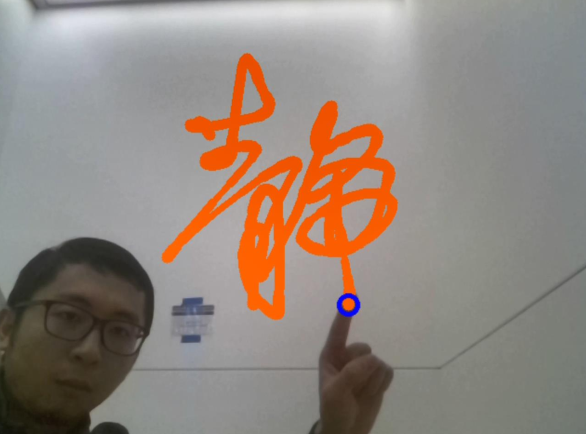
#> input picture image/jing.png, 586 x 434 px, given in place of gesture2.png, which was not available
$ python fingerCursor.py   (older library calls are emulated)
#> lines starting #> are read from the running program, lines starting #| are printed output that depends on the picture; after the words box and inside, x2 and y2 are one past the last pixel; in counts of white or black regions, pixels touching at a corner belong together; pictures that were not available may be replaced by others from this repository, and a replacement may not be noted
#!/usr/bin/env python3

# w/ openCV3, version 3.3.0

import numpy as np
import cv2
from collections import deque

def dist(a,b):
    return ((a[0]-b[0])**2+(a[1]-b[1])**2)**0.5

def fingerCursor(device):
#> called with device = 1
    cap = cv2.VideoCapture(device)
    # cap.set(cv2.CAP_PROP_FRAME_HEIGHT,720)
    # cap.set(cv2.CAP_PROP_FRAME_WIDTH,1280)
    cap_height = cap.get(cv2.CAP_PROP_FRAME_HEIGHT)
    cap_width = cap.get(cv2.CAP_PROP_FRAME_WIDTH)
    # print(cap_height,cap_width)

    ## gesture matching initialization
    gesture2 = cv2.imread('gesture2.png')
#> gesture2 is the input picture: shape (434, 586, 3); mean B, G, R 126.1, 134.8, 146.9
    gesture2 = cv2.cvtColor(gesture2, cv2.COLOR_BGR2GRAY)
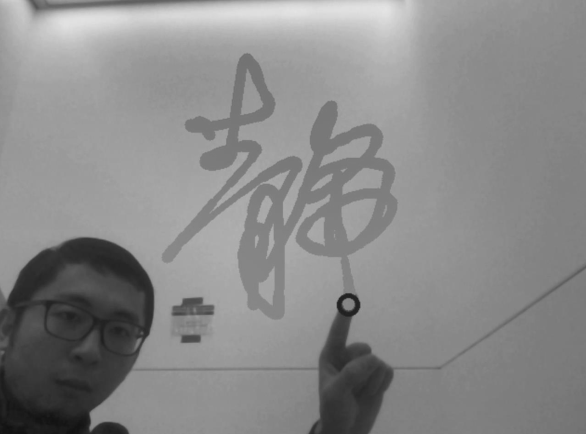
#> gesture2: shape (434, 586); min 17, max 228, mean 137.4
    _, gesture2 , _ = cv2.findContours(gesture2, cv2.RETR_EXTERNAL, cv2.CHAIN_APPROX_NONE)
#> gesture2 = 1 contour; box (x1, y1, x2, y2) and area: (0, 0, 586, 434) 253305

    ## skin color segmentation mask
    skin_min = np.array([0, 40, 50],np.uint8)  # HSV mask
    skin_max = np.array([50, 250, 255],np.uint8) # HSV mask

    ## trajectory drawing initialization
    topmost_last = (200,100)    # initial position of finger cursor
    traj = np.array([], np.uint16)
    traj = np.append( traj, topmost_last)
    dist_pts = 0
    dist_records = [dist_pts]

    ## finger cursor position low_pass filter
    low_filter_size = 5
    low_filter = deque([topmost_last,topmost_last,topmost_last,topmost_last,topmost_last],low_filter_size )  # filter size is 5

    ## gesture_index low_pass filter
    gesture_filter_size = 5
    gesture_matching_filter = deque([0.0,0.0,0.0,0.0,0.0], gesture_filter_size )
    gesture_index_thres = 0.8

    ## color definition
    orange = (0,97,255)
    blue = (255,0,0)
    green = (0,255,0)

    ## background segmentation
    # fgbg = cv2.bgsegm.createBackgroundSubtractorMOG()

    # some kernels
    kernel_size = 5
    kernel1 = np.ones((kernel_size,kernel_size),np.float32)/kernel_size/kernel_size
    kernel2 = np.ones((10,10), np.uint8)/100

    while(cap.isOpened()):
        ## Capture frame-by-frame
        ret, frame_raw = cap.read()
        while not ret:
            ret,frame_raw = cap.read()
        frame_raw = cv2.flip(frame_raw,1)
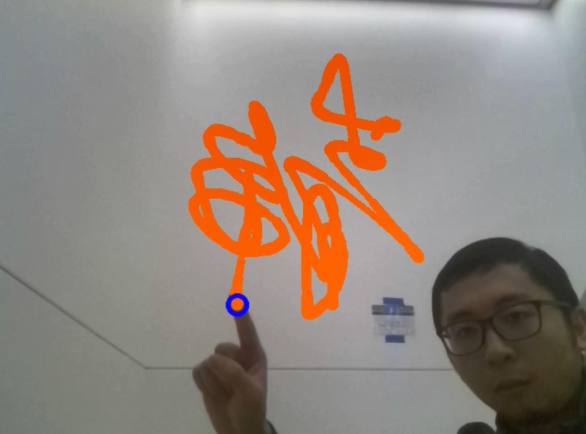
#> frame_raw: shape (434, 586, 3); mean B, G, R 126.1, 134.8, 146.9
        frame = frame_raw[:round(cap_height),:round(cap_width)]    # ROI of the image
        cv2.imshow('raw_frame',frame)
        ## Color seperation and noise cancellation at HSV color space

        hsv = cv2.cvtColor(frame, cv2.COLOR_BGR2HSV)
#> hsv: shape (434, 586, 3); mean H, S, V 48.9, 37.5, 149.3
        mask = cv2.inRange(hsv, skin_min, skin_max)
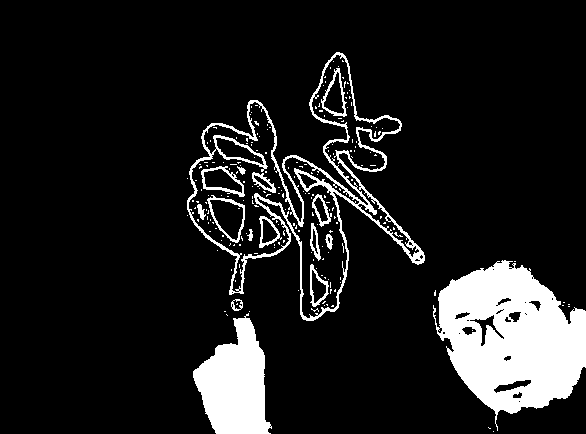
#> mask: shape (434, 586); 11.9% white; 207 white regions (191 under 20 px)
        res = cv2.bitwise_and(hsv, hsv, mask= mask)
#> res: shape (434, 586, 3); mean H, S, V 1.8, 13.9, 13.3
        res = cv2.erode(res, kernel1, iterations=1)
#> res: shape (434, 586, 3); mean H, S, V 1.1, 6, 4.6
        res = cv2.dilate(res, kernel1, iterations=1)
#> res: shape (434, 586, 3); mean H, S, V 1.4, 7.5, 5.7

        # res = cv2.filter2D(res,-1,kernel2)    # hacky
        # cv2.imshow('hey2',res)

        ## Canny edge detection at Gray space.
        rgb = cv2.cvtColor(res, cv2.COLOR_HSV2BGR)
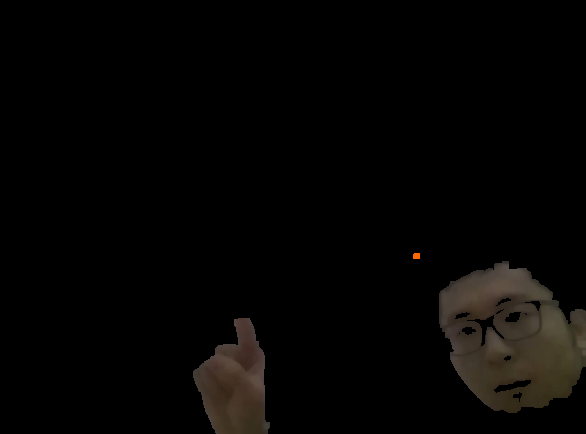
#> rgb: shape (434, 586, 3); mean B, G, R 3.7, 4.7, 5.7
        cv2.imshow('rgb_2',rgb)
        # cv2.imshow('rgb',rgb)
        gray = cv2.cvtColor(rgb, cv2.COLOR_BGR2GRAY)
        # cv2.imshow('gray',gray)
        # gray = cv2.filter2D(gray,-1,kernel2)    # hacky
        gray = cv2.GaussianBlur(gray, (11, 11), 0)
        cv2.imshow('gray',gray)
        # [14 lines of commented-out code are left out]
        im2, contours, hierarchy = cv2.findContours(gray, cv2.RETR_EXTERNAL, cv2.CHAIN_APPROX_NONE)    # find all contours in the image
#> contours = 3 contours; box (x1, y1, x2, y2) and area: (435, 257, 586, 417) 17960, (189, 314, 274, 434) 7056, (408, 248, 425, 264) 198
        if len(contours) !=0:
            c = max(contours, key = cv2.contourArea)  # find biggest contour in the image
#> c = contour of 473 points, box (x1, y1, x2, y2) (435, 257, 586, 417), area 17960
            if cv2.contourArea(c) > 1000:
                topmost = tuple(c[c[:,:,1].argmin()][0])  # consider the topmost point of the biggest contour as cursor
#> topmost = (501, 257)
                gesture_index = cv2.matchShapes(c,gesture2[0],2,0.0)
#> gesture_index = 0.418
                # obtain gesture matching index using gesture matching low_pass filter
                gesture_matching_filter.append(gesture_index)
                sum_gesture = 0
                for i in gesture_matching_filter:
                    sum_gesture += i
                gesture_index = sum_gesture/gesture_filter_size
                print(gesture_index)

                dist_pts = dist(topmost,topmost_last)  # calculate the distance of last cursor position and current cursor position
#> dist_pts = 339.5
                if dist_pts < 150:  # filter big position change of cursor
                    try:
                        cv2.drawContours(rgb, [c], 0 , (0, 255, 0),5)
                        low_filter.append(topmost)
                        sum_x = 0
                        sum_y = 0
                        for i in low_filter:
                            sum_x += i[0]
                            sum_y += i[1]
                        topmost = (sum_x//low_filter_size, sum_y//low_filter_size)

                        if gesture_index > gesture_index_thres:
                            traj = np.append( traj, topmost)
                            dist_records.append(dist_pts)
                            # traj = np.reshape( traj,(-1,1,2) )
                            # print(traj.shape)
                            # cv2.polylines(frame,[traj],0,orange,10)
                        else:
                            traj = np.array([], np.uint16)
                            traj = np.append( traj, topmost_last)
                            dist_pts = 0
                            dist_records = [dist_pts]
                            pass
                        topmost_last = topmost  # update cursor position
                    except:
                        print('error')
                        pass
                # [8 lines of commented-out code are left out]
        for i in range(1, len(dist_records)):
            # try:
            thickness = int(-0.072 * dist_records[i] + 13)
            cv2.line(frame, (traj[i*2-2],traj[i*2-1]), (traj[i*2],traj[i*2+1]), orange , thickness)
            cv2.line(rgb, (traj[i*2-2],traj[i*2-1]), (traj[i*2],traj[i*2+1]), orange , thickness)
            # except:
                # print(i)
        cv2.circle(frame, topmost_last, 10, blue , 3)
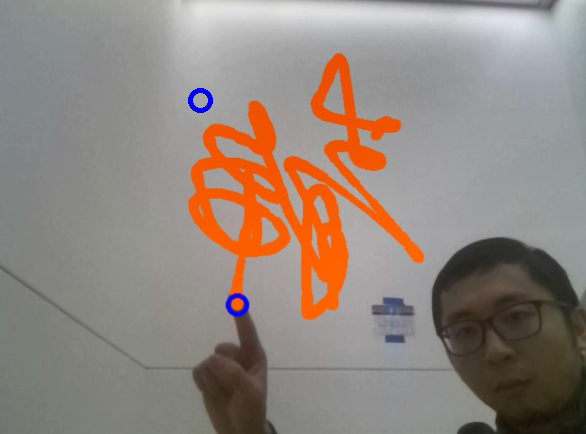
#> frame: shape (434, 586, 3); 0.12% of pixels changed, all inside (x1, y1, x2, y2) = (188, 88, 213, 113)
        cv2.circle(rgb, topmost_last, 10, blue , 3)
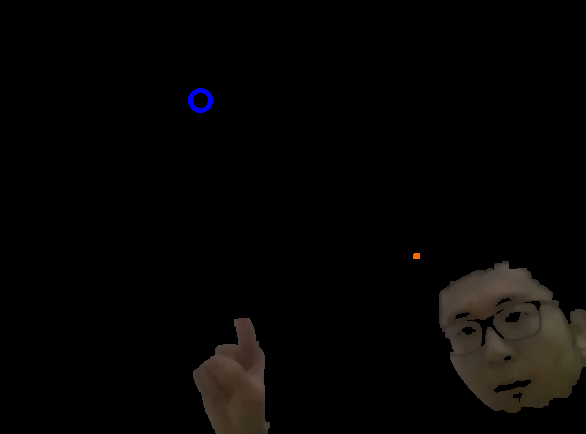
#> rgb: shape (434, 586, 3); 0.12% of pixels changed, all inside (x1, y1, x2, y2) = (188, 88, 213, 113)

        ## Display the resulting frame
        # cv2.imshow('canny', canny)
        cv2.imshow('rgb', rgb)
        # frame_raw = cv2.resize(frame_raw, (1024,768))
        cv2.imshow('frame', frame_raw)
        if cv2.waitKey(1) & 0xFF == ord('q'):
#> (key q is pressed here)
            break

    ## When everything done, release the capture
    cap.release()
    cv2.destroyAllWindows()

if __name__ == '__main__':
    device = 1    # if device = 0, use the built-in computer camera
    fingerCursor(device)
